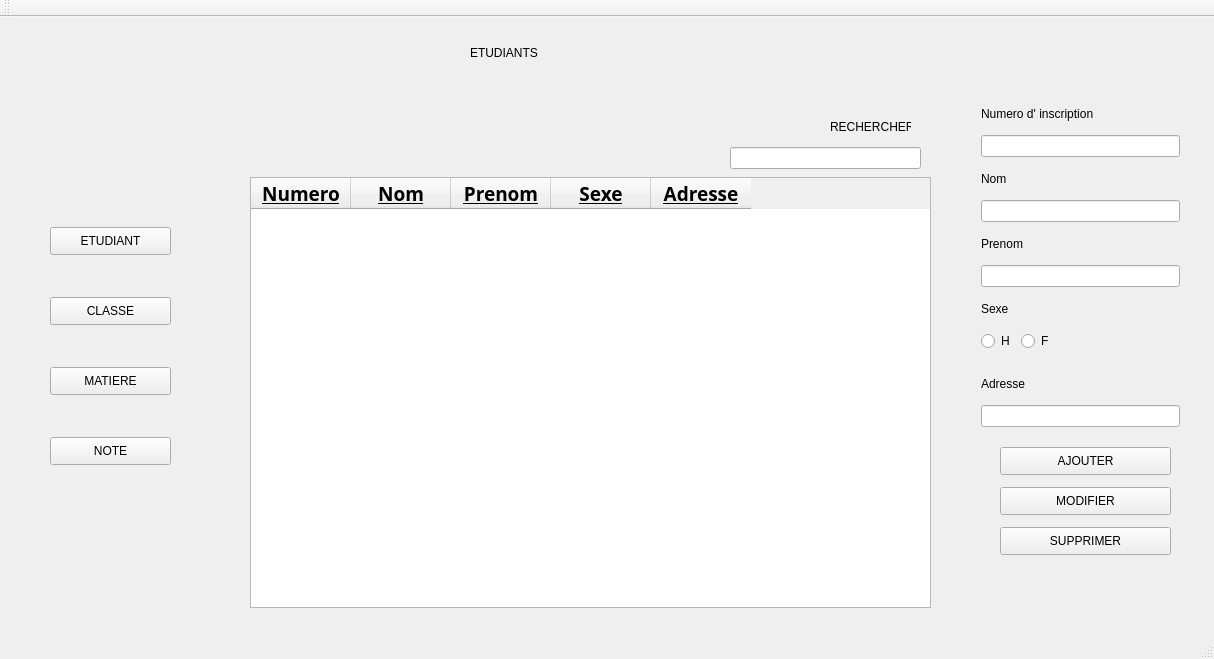
<?xml version="1.0" encoding="UTF-8"?>
<ui version="4.0">
 <class>frm_etudiant</class>
 <widget class="QMainWindow" name="frm_etudiant">
  <property name="geometry">
   <rect>
    <x>0</x>
    <y>0</y>
    <width>1214</width>
    <height>659</height>
   </rect>
  </property>
  <property name="windowTitle">
   <string>frm_etudiant</string>
  </property>
  <widget class="QWidget" name="centralWidget">
   <widget class="QWidget" name="verticalLayoutWidget">
    <property name="geometry">
     <rect>
      <x>970</x>
      <y>70</y>
      <width>221</width>
      <height>351</height>
     </rect>
    </property>
    <layout class="QVBoxLayout" name="verticalLayout">
     <item>
      <widget class="QLabel" name="lblnumeroetudiant">
       <property name="text">
        <string>Numero d' inscription</string>
       </property>
      </widget>
     </item>
     <item>
      <widget class="QLineEdit" name="txtnumeroetudiant"/>
     </item>
     <item>
      <widget class="QLabel" name="lblnometudiant">
       <property name="text">
        <string>Nom</string>
       </property>
      </widget>
     </item>
     <item>
      <widget class="QLineEdit" name="txtnometudiant"/>
     </item>
     <item>
      <widget class="QLabel" name="lblprenometudiant">
       <property name="text">
        <string>Prenom</string>
       </property>
      </widget>
     </item>
     <item>
      <widget class="QLineEdit" name="txtprenometudiant"/>
     </item>
     <item>
      <widget class="QLabel" name="lblsexeetudiant">
       <property name="text">
        <string>Sexe</string>
       </property>
      </widget>
     </item>
     <item>
      <layout class="QFormLayout" name="formLayout">
       <item row="0" column="0">
        <widget class="QRadioButton" name="rdsexemetudiant">
         <property name="text">
          <string>H</string>
         </property>
        </widget>
       </item>
       <item row="0" column="1">
        <widget class="QRadioButton" name="rdsexefetudiant">
         <property name="text">
          <string>F</string>
         </property>
        </widget>
       </item>
      </layout>
     </item>
     <item>
      <widget class="QLabel" name="lbladressetudiant">
       <property name="text">
        <string>Adresse</string>
       </property>
      </widget>
     </item>
     <item>
      <widget class="QLineEdit" name="txtadresseetudiant"/>
     </item>
    </layout>
   </widget>
   <widget class="QLabel" name="lbltitreetudiant">
    <property name="geometry">
     <rect>
      <x>470</x>
      <y>20</y>
      <width>101</width>
      <height>31</height>
     </rect>
    </property>
    <property name="text">
     <string>ETUDIANTS</string>
    </property>
   </widget>
   <widget class="QPushButton" name="btnajouterclient">
    <property name="geometry">
     <rect>
      <x>1000</x>
      <y>430</y>
      <width>171</width>
      <height>28</height>
     </rect>
    </property>
    <property name="text">
     <string>AJOUTER</string>
    </property>
   </widget>
   <widget class="QPushButton" name="btnmodifierclient">
    <property name="geometry">
     <rect>
      <x>1000</x>
      <y>470</y>
      <width>171</width>
      <height>28</height>
     </rect>
    </property>
    <property name="text">
     <string>MODIFIER</string>
    </property>
   </widget>
   <widget class="QPushButton" name="btnsupprimeretudiant">
    <property name="geometry">
     <rect>
      <x>1000</x>
      <y>510</y>
      <width>171</width>
      <height>28</height>
     </rect>
    </property>
    <property name="text">
     <string>SUPPRIMER</string>
    </property>
   </widget>
   <widget class="QTableWidget" name="tbllistetudiant">
    <property name="geometry">
     <rect>
      <x>250</x>
      <y>160</y>
      <width>681</width>
      <height>431</height>
     </rect>
    </property>
    <column>
     <property name="text">
      <string>Numero</string>
     </property>
     <property name="font">
      <font>
       <family>Sitka Heading</family>
       <pointsize>14</pointsize>
       <weight>75</weight>
       <bold>true</bold>
       <underline>true</underline>
      </font>
     </property>
    </column>
    <column>
     <property name="text">
      <string>Nom</string>
     </property>
     <property name="font">
      <font>
       <family>Sitka Heading</family>
       <pointsize>14</pointsize>
       <weight>75</weight>
       <bold>true</bold>
       <underline>true</underline>
      </font>
     </property>
    </column>
    <column>
     <property name="text">
      <string>Prenom</string>
     </property>
     <property name="font">
      <font>
       <family>Sitka Heading</family>
       <pointsize>14</pointsize>
       <weight>75</weight>
       <bold>true</bold>
       <underline>true</underline>
      </font>
     </property>
    </column>
    <column>
     <property name="text">
      <string>Sexe</string>
     </property>
     <property name="font">
      <font>
       <family>Sitka Heading</family>
       <pointsize>14</pointsize>
       <weight>75</weight>
       <bold>true</bold>
       <underline>true</underline>
      </font>
     </property>
    </column>
    <column>
     <property name="text">
      <string>Adresse</string>
     </property>
     <property name="font">
      <font>
       <family>Sitka Heading</family>
       <pointsize>14</pointsize>
       <weight>75</weight>
       <bold>true</bold>
       <underline>true</underline>
      </font>
     </property>
    </column>
   </widget>
   <widget class="QLineEdit" name="txtrechercheretudiant">
    <property name="geometry">
     <rect>
      <x>730</x>
      <y>130</y>
      <width>191</width>
      <height>22</height>
     </rect>
    </property>
   </widget>
   <widget class="QLabel" name="lblrechercheetudiant">
    <property name="geometry">
     <rect>
      <x>830</x>
      <y>100</y>
      <width>81</width>
      <height>20</height>
     </rect>
    </property>
    <property name="text">
     <string>RECHERCHER</string>
    </property>
   </widget>
   <widget class="QPushButton" name="btnswitchetudiant">
    <property name="geometry">
     <rect>
      <x>50</x>
      <y>210</y>
      <width>121</width>
      <height>28</height>
     </rect>
    </property>
    <property name="text">
     <string>ETUDIANT</string>
    </property>
   </widget>
   <widget class="QPushButton" name="btnswitchclasse">
    <property name="geometry">
     <rect>
      <x>50</x>
      <y>280</y>
      <width>121</width>
      <height>28</height>
     </rect>
    </property>
    <property name="text">
     <string>CLASSE</string>
    </property>
   </widget>
   <widget class="QPushButton" name="btnswitchmatiere">
    <property name="geometry">
     <rect>
      <x>50</x>
      <y>350</y>
      <width>121</width>
      <height>28</height>
     </rect>
    </property>
    <property name="text">
     <string>MATIERE</string>
    </property>
   </widget>
   <widget class="QPushButton" name="btnswitchnote">
    <property name="geometry">
     <rect>
      <x>50</x>
      <y>420</y>
      <width>121</width>
      <height>28</height>
     </rect>
    </property>
    <property name="text">
     <string>NOTE</string>
    </property>
   </widget>
  </widget>
  <widget class="frm_classe" name="menuBar">
   <property name="geometry">
    <rect>
     <x>0</x>
     <y>0</y>
     <width>1214</width>
     <height>21</height>
    </rect>
   </property>
  </widget>
  <widget class="QToolBar" name="mainToolBar">
   <attribute name="toolBarArea">
    <enum>TopToolBarArea</enum>
   </attribute>
   <attribute name="toolBarBreak">
    <bool>false</bool>
   </attribute>
  </widget>
  <widget class="QStatusBar" name="statusBar"/>
  <action name="actionMenu_etudiant">
   <property name="text">
    <string>menu etudiant</string>
   </property>
  </action>
  <action name="actionMenu_classe">
   <property name="text">
    <string>menu classe</string>
   </property>
  </action>
  <action name="actionMenu_matiere">
   <property name="text">
    <string>menu matiere</string>
   </property>
  </action>
 </widget>
 <layoutdefault spacing="6" margin="11"/>
 <customwidgets>
  <customwidget>
   <class>frm_classe</class>
   <extends>QMenuBar</extends>
   <header>frm_classe.h</header>
  </customwidget>
 </customwidgets>
 <resources/>
 <connections/>
</ui>
